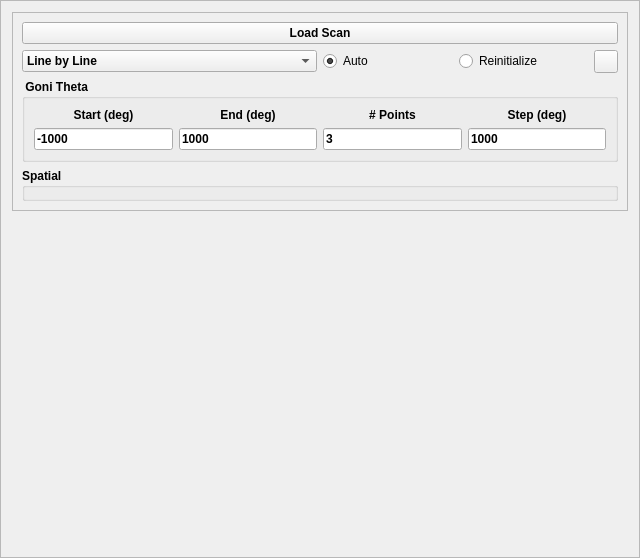
<?xml version="1.0" encoding="UTF-8"?>
<ui version="4.0">
 <class>Frame</class>
 <widget class="QFrame" name="Frame">
  <property name="geometry">
   <rect>
    <x>0</x>
    <y>0</y>
    <width>640</width>
    <height>558</height>
   </rect>
  </property>
  <property name="windowTitle">
   <string>Frame</string>
  </property>
  <property name="frameShape">
   <enum>QFrame::StyledPanel</enum>
  </property>
  <property name="frameShadow">
   <enum>QFrame::Raised</enum>
  </property>
  <layout class="QVBoxLayout" name="verticalLayout_7">
   <item>
    <widget class="QFrame" name="frame">
     <property name="maximumSize">
      <size>
       <width>650</width>
       <height>16777215</height>
      </size>
     </property>
     <property name="frameShape">
      <enum>QFrame::StyledPanel</enum>
     </property>
     <property name="frameShadow">
      <enum>QFrame::Raised</enum>
     </property>
     <layout class="QVBoxLayout" name="verticalLayout_6">
      <item>
       <widget class="QPushButton" name="loadScanBtn">
        <property name="font">
         <font>
          <weight>75</weight>
          <bold>true</bold>
         </font>
        </property>
        <property name="text">
         <string>Load Scan</string>
        </property>
       </widget>
      </item>
      <item>
       <layout class="QHBoxLayout" name="horizontalLayout_4">
        <item>
         <widget class="QComboBox" name="scanTypeSelComboBox">
          <property name="enabled">
           <bool>true</bool>
          </property>
          <property name="font">
           <font>
            <weight>75</weight>
            <bold>true</bold>
           </font>
          </property>
          <property name="layoutDirection">
           <enum>Qt::LeftToRight</enum>
          </property>
          <property name="currentIndex">
           <number>1</number>
          </property>
          <property name="maxVisibleItems">
           <number>2</number>
          </property>
          <item>
           <property name="text">
            <string>Point by Point</string>
           </property>
          </item>
          <item>
           <property name="text">
            <string>Line by Line</string>
           </property>
          </item>
         </widget>
        </item>
        <item>
         <layout class="QHBoxLayout" name="horizontalLayout_3">
          <item>
           <widget class="QRadioButton" name="autoDDLRadBtn">
            <property name="enabled">
             <bool>true</bool>
            </property>
            <property name="text">
             <string>Auto</string>
            </property>
            <property name="checked">
             <bool>true</bool>
            </property>
           </widget>
          </item>
          <item>
           <widget class="QRadioButton" name="reinitDDLRadBtn">
            <property name="enabled">
             <bool>true</bool>
            </property>
            <property name="text">
             <string>Reinitialize</string>
            </property>
            <property name="checked">
             <bool>false</bool>
            </property>
           </widget>
          </item>
          <item>
           <widget class="QToolButton" name="hdwAccelDetailsBtn">
            <property name="text">
             <string/>
            </property>
            <property name="icon">
             <iconset>
              <normaloff>../../../icons/1318611600_23.ico</normaloff>../../../icons/1318611600_23.ico</iconset>
            </property>
           </widget>
          </item>
         </layout>
        </item>
       </layout>
      </item>
      <item>
       <widget class="QGroupBox" name="groupBox">
        <property name="font">
         <font>
          <weight>75</weight>
          <bold>true</bold>
         </font>
        </property>
        <property name="title">
         <string> Goni Theta </string>
        </property>
        <layout class="QHBoxLayout" name="horizontalLayout">
         <item>
          <layout class="QVBoxLayout" name="verticalLayout_3">
           <item>
            <widget class="QLabel" name="label_23">
             <property name="font">
              <font>
               <weight>75</weight>
               <bold>true</bold>
              </font>
             </property>
             <property name="text">
              <string>Start (deg)</string>
             </property>
             <property name="alignment">
              <set>Qt::AlignCenter</set>
             </property>
            </widget>
           </item>
           <item>
            <widget class="QLineEdit" name="startGTFld">
             <property name="text">
              <string>-1000</string>
             </property>
            </widget>
           </item>
          </layout>
         </item>
         <item>
          <layout class="QVBoxLayout" name="verticalLayout_5">
           <item>
            <widget class="QLabel" name="label_24">
             <property name="font">
              <font>
               <weight>75</weight>
               <bold>true</bold>
              </font>
             </property>
             <property name="text">
              <string>End (deg)</string>
             </property>
             <property name="alignment">
              <set>Qt::AlignCenter</set>
             </property>
            </widget>
           </item>
           <item>
            <widget class="QLineEdit" name="endGTFld">
             <property name="text">
              <string>1000</string>
             </property>
            </widget>
           </item>
          </layout>
         </item>
         <item>
          <layout class="QVBoxLayout" name="verticalLayout_4">
           <item>
            <widget class="QLabel" name="label_25">
             <property name="font">
              <font>
               <weight>75</weight>
               <bold>true</bold>
              </font>
             </property>
             <property name="text">
              <string># Points</string>
             </property>
             <property name="alignment">
              <set>Qt::AlignCenter</set>
             </property>
            </widget>
           </item>
           <item>
            <widget class="QLineEdit" name="npointsGTFld">
             <property name="text">
              <string>3</string>
             </property>
            </widget>
           </item>
          </layout>
         </item>
         <item>
          <layout class="QVBoxLayout" name="verticalLayout_2">
           <item>
            <widget class="QLabel" name="label_56">
             <property name="font">
              <font>
               <weight>75</weight>
               <bold>true</bold>
              </font>
             </property>
             <property name="text">
              <string>Step (deg)</string>
             </property>
             <property name="alignment">
              <set>Qt::AlignCenter</set>
             </property>
            </widget>
           </item>
           <item>
            <widget class="QLineEdit" name="stepGTFld">
             <property name="text">
              <string>1000</string>
             </property>
            </widget>
           </item>
          </layout>
         </item>
        </layout>
       </widget>
      </item>
      <item>
       <widget class="QGroupBox" name="evGrpBox">
        <property name="maximumSize">
         <size>
          <width>16777215</width>
          <height>16777215</height>
         </size>
        </property>
        <property name="font">
         <font>
          <weight>75</weight>
          <bold>true</bold>
         </font>
        </property>
        <property name="title">
         <string>Spatial</string>
        </property>
        <layout class="QVBoxLayout" name="verticalLayout">
         <property name="spacing">
          <number>5</number>
         </property>
         <property name="leftMargin">
          <number>5</number>
         </property>
         <property name="topMargin">
          <number>5</number>
         </property>
         <property name="rightMargin">
          <number>2</number>
         </property>
         <property name="bottomMargin">
          <number>5</number>
         </property>
         <item>
          <layout class="QHBoxLayout" name="horizontalLayout_2"/>
         </item>
        </layout>
       </widget>
      </item>
     </layout>
    </widget>
   </item>
   <item>
    <spacer name="verticalSpacer">
     <property name="orientation">
      <enum>Qt::Vertical</enum>
     </property>
     <property name="sizeHint" stdset="0">
      <size>
       <width>20</width>
       <height>341</height>
      </size>
     </property>
    </spacer>
   </item>
  </layout>
 </widget>
 <resources/>
 <connections/>
</ui>
